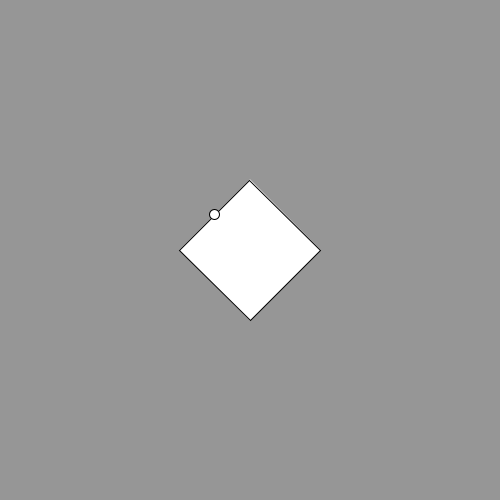
Frame 1 (no input)
Frame 60 (the mouse pressed at the canvas centre just before this capture): identical to frame 1, image omitted
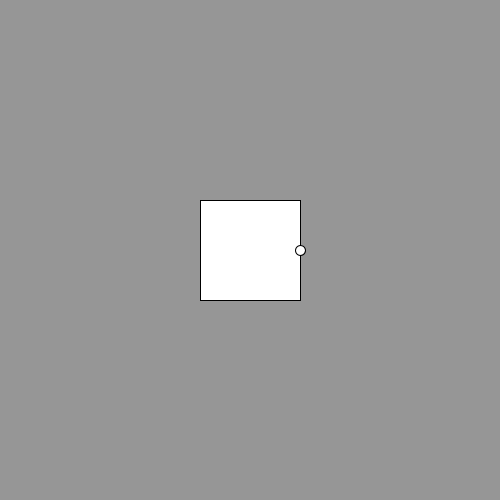
Frame 120 (the mouse held since frame 60 and released just before this capture)

The Processing sketch that drew these frames (run headless with seeded random() and noise(); from frame 60 on, the mouse is pressed at the canvas centre):

// Processing sketch: aa_rotate_box
// ── aa_rotate_box.pde
float x;
float y;

void setup(){
  size(500,500);
  x = width/2;
  y = height/2;
}

void draw(){
  background(150);
  
  float angle = atan2(mouseY-y,mouseX-x);

  rectMode(CENTER);
  pushMatrix();
    translate(x,y);
    rotate(angle);
    rect(0,0,100,100);
  popMatrix();
  
   pushMatrix();
    translate(x,y);
    ellipse(50*cos(angle),50*sin(angle),10,10);
  popMatrix();
  
}
